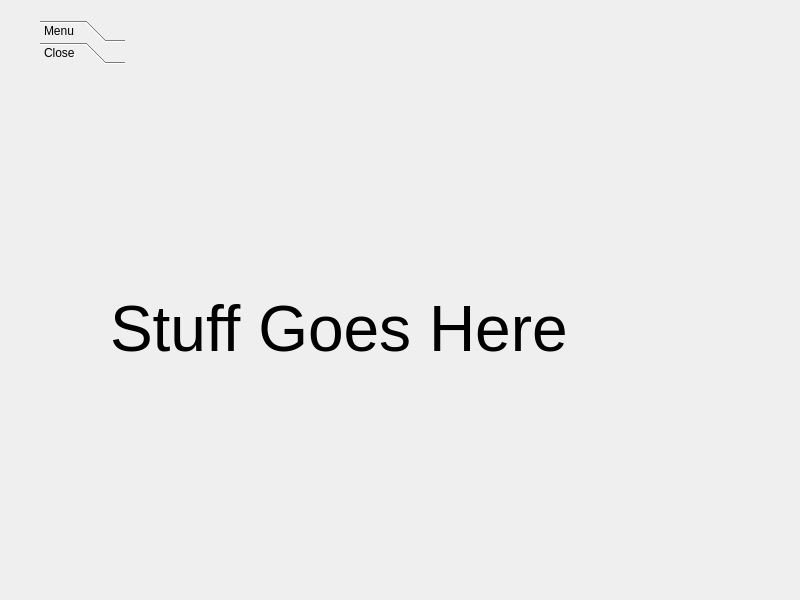
<?xml version="1.0" encoding="UTF-8"?>
<ui version="4.0">
 <class>Widget</class>
 <widget class="QWidget" name="Widget">
  <property name="geometry">
   <rect>
    <x>0</x>
    <y>0</y>
    <width>800</width>
    <height>600</height>
   </rect>
  </property>
  <property name="windowTitle">
   <string>Widget</string>
  </property>
  <widget class="QToolBox" name="Menu">
   <property name="geometry">
    <rect>
     <x>40</x>
     <y>20</y>
     <width>85</width>
     <height>161</height>
    </rect>
   </property>
   <property name="lineWidth">
    <number>1</number>
   </property>
   <property name="currentIndex">
    <number>1</number>
   </property>
   <property name="tabSpacing">
    <number>0</number>
   </property>
   <widget class="QWidget" name="Dropdown">
    <property name="geometry">
     <rect>
      <x>0</x>
      <y>0</y>
      <width>85</width>
      <height>105</height>
     </rect>
    </property>
    <attribute name="label">
     <string>Menu</string>
    </attribute>
    <widget class="QPushButton" name="Accounts_Button">
     <property name="geometry">
      <rect>
       <x>0</x>
       <y>-2</y>
       <width>85</width>
       <height>29</height>
      </rect>
     </property>
     <property name="styleSheet">
      <string notr="true">&lt;?xml version=&quot;1.0&quot; encoding=&quot;UTF-8&quot;?&gt;
&lt;ui version=&quot;4.0&quot;&gt;
 &lt;widget name=&quot;__qt_fake_top_level&quot;&gt;
  &lt;widget class=&quot;QPushButton&quot; name=&quot;pushButton_2&quot;&gt;
   &lt;property name=&quot;geometry&quot;&gt;
    &lt;rect&gt;
     &lt;x&gt;0&lt;/x&gt;
     &lt;y&gt;0&lt;/y&gt;
     &lt;width&gt;85&lt;/width&gt;
     &lt;height&gt;29&lt;/height&gt;
    &lt;/rect&gt;
   &lt;/property&gt;
   &lt;property name=&quot;text&quot;&gt;
    &lt;string&gt;PushButton&lt;/string&gt;
   &lt;/property&gt;
  &lt;/widget&gt;
 &lt;/widget&gt;
 &lt;resources/&gt;
&lt;/ui&gt;
</string>
     </property>
     <property name="text">
      <string>Accounts</string>
     </property>
    </widget>
    <widget class="QPushButton" name="GenPass_Button">
     <property name="geometry">
      <rect>
       <x>0</x>
       <y>24</y>
       <width>85</width>
       <height>41</height>
      </rect>
     </property>
     <property name="focusPolicy">
      <enum>Qt::TabFocus</enum>
     </property>
     <property name="text">
      <string>Generate 
Password</string>
     </property>
    </widget>
    <widget class="QPushButton" name="Settings_Button">
     <property name="geometry">
      <rect>
       <x>0</x>
       <y>62</y>
       <width>85</width>
       <height>29</height>
      </rect>
     </property>
     <property name="text">
      <string>Settings</string>
     </property>
    </widget>
    <widget class="QPushButton" name="Nuke_Button">
     <property name="geometry">
      <rect>
       <x>0</x>
       <y>88</y>
       <width>85</width>
       <height>29</height>
      </rect>
     </property>
     <property name="text">
      <string>Nuclear Option</string>
     </property>
    </widget>
   </widget>
   <widget class="QWidget" name="page">
    <attribute name="label">
     <string>Close</string>
    </attribute>
   </widget>
  </widget>
  <widget class="QLabel" name="label">
   <property name="geometry">
    <rect>
     <x>110</x>
     <y>230</y>
     <width>561</width>
     <height>201</height>
    </rect>
   </property>
   <property name="text">
    <string>&lt;html&gt;&lt;head/&gt;&lt;body&gt;&lt;p&gt;&lt;span style=&quot; font-size:48pt;&quot;&gt;Stuff Goes Here&lt;/span&gt;&lt;/p&gt;&lt;/body&gt;&lt;/html&gt;</string>
   </property>
  </widget>
 </widget>
 <resources/>
 <connections/>
</ui>
